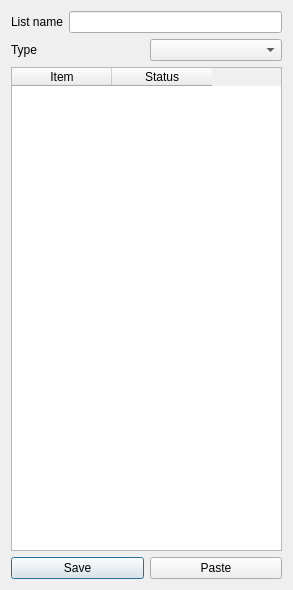
<?xml version="1.0" encoding="UTF-8"?>
<ui version="4.0">
 <class>ListEdit</class>
 <widget class="QDialog" name="ListEdit">
  <property name="windowModality">
   <enum>Qt::WindowModal</enum>
  </property>
  <property name="geometry">
   <rect>
    <x>0</x>
    <y>0</y>
    <width>293</width>
    <height>590</height>
   </rect>
  </property>
  <property name="windowTitle">
   <string>Dialog</string>
  </property>
  <layout class="QVBoxLayout" name="verticalLayout_2">
   <item>
    <layout class="QVBoxLayout" name="verticalLayout">
     <item>
      <layout class="QHBoxLayout" name="horizontalLayout">
       <item>
        <widget class="QLabel" name="label_2">
         <property name="text">
          <string>List name</string>
         </property>
        </widget>
       </item>
       <item>
        <widget class="QLineEdit" name="listName_eb"/>
       </item>
      </layout>
     </item>
     <item>
      <layout class="QHBoxLayout" name="horizontalLayout_2">
       <item>
        <widget class="QLabel" name="label">
         <property name="text">
          <string>Type</string>
         </property>
        </widget>
       </item>
       <item>
        <widget class="QComboBox" name="listType_cb"/>
       </item>
      </layout>
     </item>
     <item>
      <widget class="QTableWidget" name="list_tab">
       <column>
        <property name="text">
         <string>Item</string>
        </property>
       </column>
       <column>
        <property name="text">
         <string>Status</string>
        </property>
       </column>
      </widget>
     </item>
     <item>
      <layout class="QHBoxLayout" name="horizontalLayout_3">
       <item>
        <widget class="QPushButton" name="saveList_btn">
         <property name="text">
          <string>Save</string>
         </property>
        </widget>
       </item>
       <item>
        <widget class="QPushButton" name="pastelList_btn">
         <property name="text">
          <string>Paste</string>
         </property>
        </widget>
       </item>
      </layout>
     </item>
    </layout>
   </item>
  </layout>
 </widget>
 <resources/>
 <connections/>
</ui>
